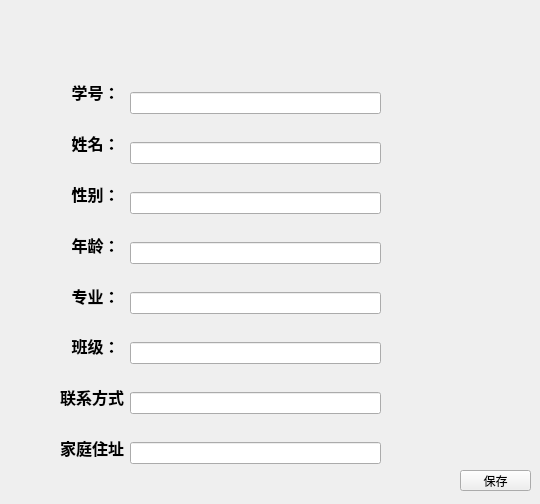
<?xml version="1.0" encoding="UTF-8"?>
<ui version="4.0">
 <class>Record</class>
 <widget class="QWidget" name="Record">
  <property name="geometry">
   <rect>
    <x>0</x>
    <y>0</y>
    <width>540</width>
    <height>504</height>
   </rect>
  </property>
  <property name="windowTitle">
   <string>Form</string>
  </property>
  <widget class="QWidget" name="layoutWidget">
   <property name="geometry">
    <rect>
     <x>60</x>
     <y>70</y>
     <width>71</width>
     <height>401</height>
    </rect>
   </property>
   <layout class="QVBoxLayout" name="verticalLayout">
    <item>
     <widget class="QLabel" name="label">
      <property name="text">
       <string>&lt;html&gt;&lt;head/&gt;&lt;body&gt;&lt;p align=&quot;center&quot;&gt;&lt;span style=&quot; font-size:12pt; font-weight:700;&quot;&gt;学号：&lt;/span&gt;&lt;/p&gt;&lt;/body&gt;&lt;/html&gt;</string>
      </property>
     </widget>
    </item>
    <item>
     <widget class="QLabel" name="label_7">
      <property name="text">
       <string>&lt;html&gt;&lt;head/&gt;&lt;body&gt;&lt;p align=&quot;center&quot;&gt;&lt;span style=&quot; font-size:12pt; font-weight:700;&quot;&gt;姓名：&lt;/span&gt;&lt;/p&gt;&lt;/body&gt;&lt;/html&gt;</string>
      </property>
     </widget>
    </item>
    <item>
     <widget class="QLabel" name="label_4">
      <property name="text">
       <string>&lt;html&gt;&lt;head/&gt;&lt;body&gt;&lt;p align=&quot;center&quot;&gt;&lt;span style=&quot; font-size:12pt; font-weight:700;&quot;&gt;性别：&lt;/span&gt;&lt;/p&gt;&lt;/body&gt;&lt;/html&gt;</string>
      </property>
     </widget>
    </item>
    <item>
     <widget class="QLabel" name="label_5">
      <property name="text">
       <string>&lt;html&gt;&lt;head/&gt;&lt;body&gt;&lt;p align=&quot;center&quot;&gt;&lt;span style=&quot; font-size:12pt; font-weight:700;&quot;&gt;年龄：&lt;/span&gt;&lt;/p&gt;&lt;/body&gt;&lt;/html&gt;</string>
      </property>
     </widget>
    </item>
    <item>
     <widget class="QLabel" name="label_2">
      <property name="text">
       <string>&lt;html&gt;&lt;head/&gt;&lt;body&gt;&lt;p align=&quot;center&quot;&gt;&lt;span style=&quot; font-size:12pt; font-weight:700;&quot;&gt;专业：&lt;/span&gt;&lt;/p&gt;&lt;/body&gt;&lt;/html&gt;</string>
      </property>
     </widget>
    </item>
    <item>
     <widget class="QLabel" name="label_3">
      <property name="text">
       <string>&lt;html&gt;&lt;head/&gt;&lt;body&gt;&lt;p align=&quot;center&quot;&gt;&lt;span style=&quot; font-size:12pt; font-weight:700;&quot;&gt;班级：&lt;/span&gt;&lt;/p&gt;&lt;/body&gt;&lt;/html&gt;</string>
      </property>
     </widget>
    </item>
    <item>
     <widget class="QLabel" name="label_8">
      <property name="text">
       <string>&lt;html&gt;&lt;head/&gt;&lt;body&gt;&lt;p align=&quot;center&quot;&gt;&lt;span style=&quot; font-size:12pt; font-weight:700;&quot;&gt;联系方式：&lt;/span&gt;&lt;/p&gt;&lt;/body&gt;&lt;/html&gt;</string>
      </property>
     </widget>
    </item>
    <item>
     <widget class="QLabel" name="label_9">
      <property name="text">
       <string>&lt;html&gt;&lt;head/&gt;&lt;body&gt;&lt;p align=&quot;center&quot;&gt;&lt;span style=&quot; font-size:12pt; font-weight:700;&quot;&gt;家庭住址：&lt;/span&gt;&lt;/p&gt;&lt;/body&gt;&lt;/html&gt;</string>
      </property>
     </widget>
    </item>
   </layout>
  </widget>
  <widget class="QWidget" name="layoutWidget">
   <property name="geometry">
    <rect>
     <x>130</x>
     <y>70</y>
     <width>251</width>
     <height>421</height>
    </rect>
   </property>
   <layout class="QVBoxLayout" name="verticalLayout_2">
    <item>
     <widget class="QLineEdit" name="idEdit"/>
    </item>
    <item>
     <widget class="QLineEdit" name="nameEdit"/>
    </item>
    <item>
     <widget class="QLineEdit" name="sexEdit"/>
    </item>
    <item>
     <widget class="QLineEdit" name="ageEdit"/>
    </item>
    <item>
     <widget class="QLineEdit" name="majorEdit"/>
    </item>
    <item>
     <widget class="QLineEdit" name="classEdit"/>
    </item>
    <item>
     <widget class="QLineEdit" name="phoneEdit"/>
    </item>
    <item>
     <widget class="QLineEdit" name="addressEdit"/>
    </item>
   </layout>
  </widget>
  <widget class="QPushButton" name="Save">
   <property name="geometry">
    <rect>
     <x>460</x>
     <y>470</y>
     <width>71</width>
     <height>21</height>
    </rect>
   </property>
   <property name="text">
    <string>保存</string>
   </property>
  </widget>
 </widget>
 <resources/>
 <connections/>
</ui>
